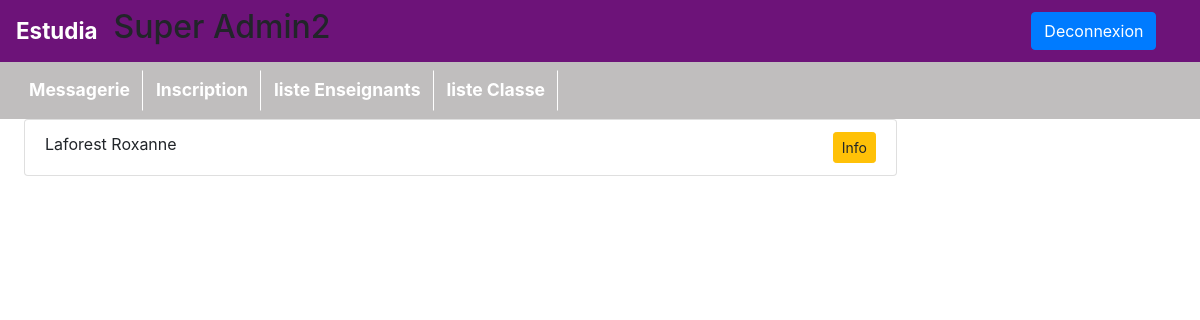
Before: /pages/listeEnseignant.php (signed in) with the older database file.
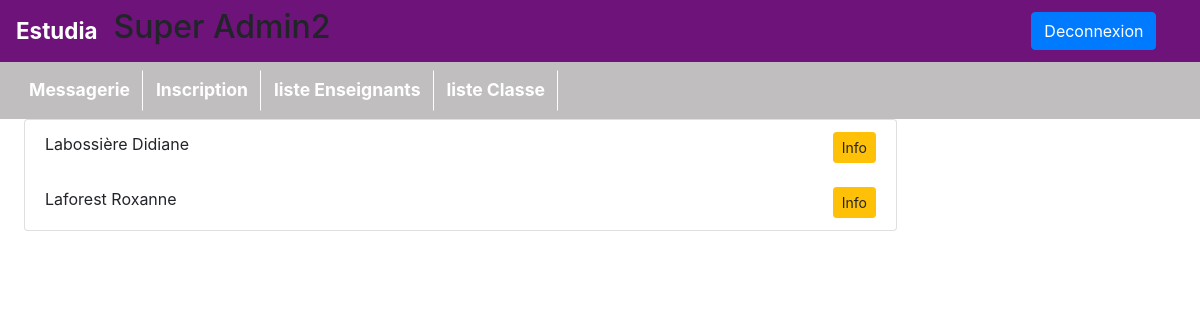
After: the same page with the newer database file.
### tables this page shows
CREATE TABLE IF NOT EXISTS `enseignants` (
  `Nom` varchar(100) NOT NULL,
  `Prenom` varchar(100) NOT NULL,
  `idUtilisateur` int(11) NOT NULL,
  `idFiliere` int(11) DEFAULT NULL,
  `matiere` varchar(100) DEFAULT NULL
);

### affichages/affichageEleve.php (called while the page is built, shortened)
<?php
function getBdd()
{
    return new PDO('mysql:host=localhost;dbname=estudia;charset=UTF8', 'root', '',  array(PDO::ATTR_ERRMODE => PDO::ERRMODE_EXCEPTION));
}
    ?>

### pages/listeEnseignant.php (the view)
<?php
require_once "entete.php";
    $requete = getBdd() -> prepare("SELECT *  FROM enseignants  ORDER BY Nom ASC ");
    $requete -> execute();
    $enseignants = $requete -> fetchAll(PDO::FETCH_ASSOC);
    ?>
    <ul class="list-group">
    <?php
    foreach($enseignants as $enseignant)
    {
        ?>
        <li class="list-group-item"><?=$enseignant["Nom"]. " ". $enseignant["Prenom"];?>
        <span style="float:right;">
        <a class="btn btn-warning btn-sm" href="infoUtilisateur.php?idEnseignant=<?=$enseignant["idUtilisateur"]?>">Info</a>
        </span>
        </li>
        <?php
        }
        ?></ul>

Changed rows visible on the page:
added enseignants: Nom "Labossière", Prenom "Didiane"
